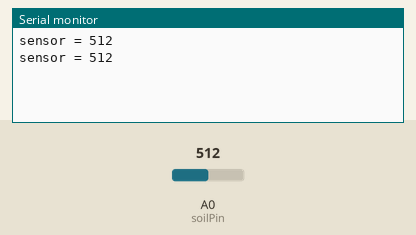
The sketch below on a simulated Arduino Uno, built with avr-gcc and run on an emulated ATmega328P. On the bench: the last lines printed to the serial monitor. The test bench sets the inputs (shaded band); at power-on: A0 (soilPin) = 512.

Above: at 2.9 s.
3.0 s: A0 (soilPin) set to 716
At 4.0 s:
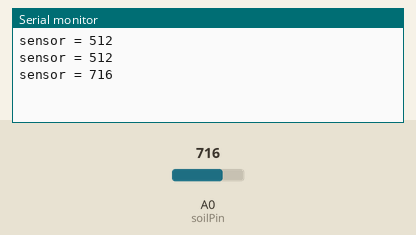
4.6 s: A0 (soilPin) set to 900
At 6.3 s:
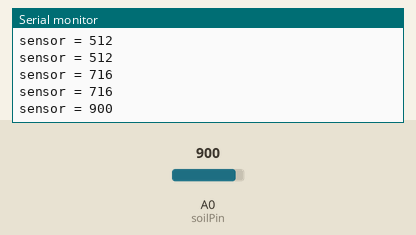
Timing chart, 0 to 7.8 s (numbered marks = the images above; inputs shaded):
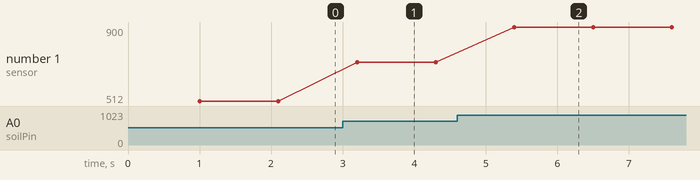

The sketch:

testMoisture.ino
```cpp
uint8_t soilPin = 0;   //one nail goes to +5V, the other nail goes to this analogue pin
int moisture_val;

int sensorVCC = 13;   //Set the pin providing power
int counter = 0;    //Inialize the parameter for counting

void setup() {
  Serial.begin(115200);     //open serial port
  pinMode(sensorVCC, OUTPUT);    // Inialize the pin
  digitalWrite(sensorVCC, LOW);    // Let the pin wait for counter
}

void loop() {
  counter++;
  if(counter> 6){      // change this value to set "not powered" time. higher number bigger gap

    // power the sensor
    digitalWrite(sensorVCC, HIGH);
    delay(1000);

    // read the value from the sensor:
    // "analogRead" function gets the voltage value of analog input pin, so high value represents small resistance between two nails
    moisture_val = analogRead(soilPin);

    //stop power
    digitalWrite(sensorVCC, LOW);

    //Output resultss
    Serial.print("sensor = " );
    Serial.println(moisture_val);
    delay(100);

    //Reset Counter
    counter=0;
  }
}
```

Measured:
- after the input at 3.0 s, the serial monitor: prints a new line after 0.20 s (image 1)
- after the input at 4.6 s, the serial monitor: prints a new line after 0.80 s (image 2)
- plotted number 1: 512 → 716 after the input at 3.0 s, 716 → 900 after the input at 4.6 s
